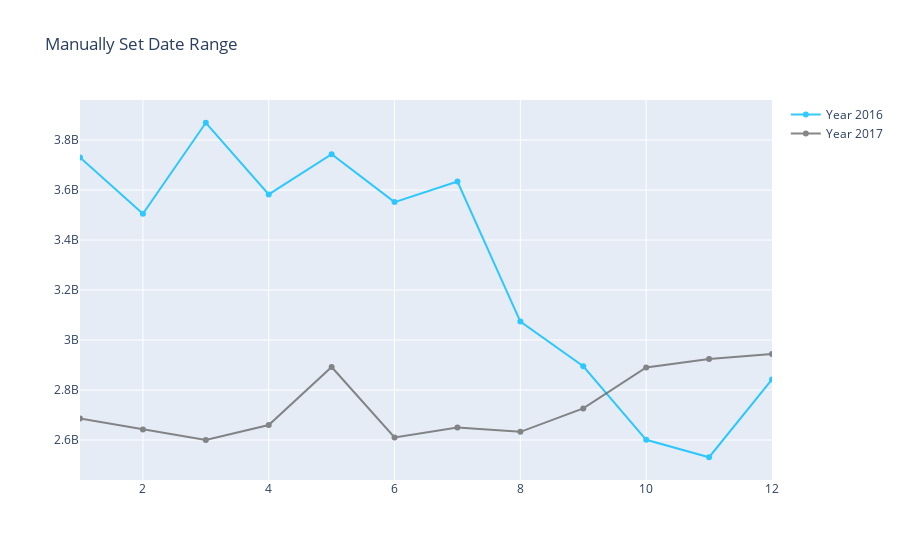

Here is the notebook cell this chart was saved with:
### Code cell
import plotly.offline as py
import pandas as pd

import plotly.graph_objects as go

 
fig = go.Figure()
fig.add_trace(go.Scatter(
                x=df_2016['TX_MONTH'],
                y=df_2016['total_revenue'],
                name="Year 2016",
                line_color='deepskyblue',
                opacity=0.8))

fig.add_trace(go.Scatter(
                x=df_2017['TX_MONTH'],
                y=df_2017['total_revenue'],
                name="Year 2017",
                line_color='dimgray',
                opacity=0.8))




# Use date string to set xaxis range
fig.update_layout(xaxis_range=['01','12' ],
                  title_text="Manually Set Date Range")
fig.show()

### Figure 1 — Plotly figure (JSON) as saved in the notebook; plotly's stock layout.template omitted (floating-point values rounded to 4 significant figures)
{"data": [{"line": {"color": "deepskyblue"}, "name": "Year 2016", "opacity": 0.8, "type": "scatter", "x": ["01", "02", "03", "04", "05", "06", "07", "08", "09", "10", "11", "12"], "y": [3730390038, 3504857829, 3869116438, 3582270576, 3742992061, 3551665593, 3634145769, 3073819195, 2895059925, 2600950287, 2531177263, 2842394738]}, {"line": {"color": "dimgray"}, "name": "Year 2017", "opacity": 0.8, "type": "scatter", "x": ["01", "02", "03", "04", "05", "06", "07", "08", "09", "10", "11", "12"], "y": [2685771731, 2641949153, 2600458873, 2659999044, 2892257101, 2610611665, 2649783327, 2632729607, 2726494420, 2890236358, 2924314909, 2943943272]}], "layout": {"title": {"text": "Manually Set Date Range"}, "xaxis": {"range": ["01", "12"]}}}
